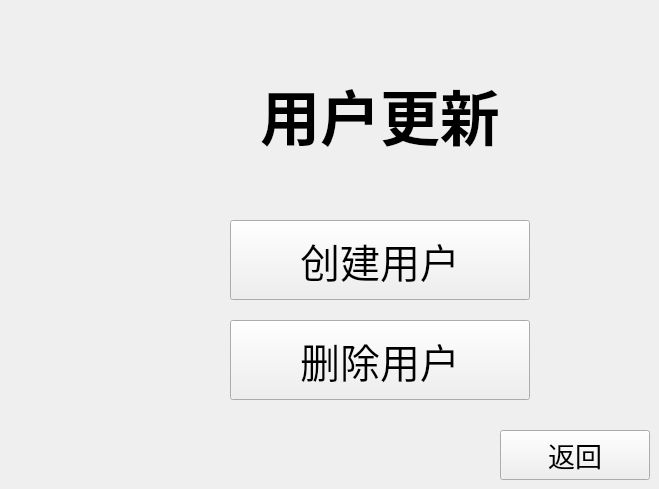
     <widget class="QWidget" name="UpdateUserPage">
      <widget class="QLabel" name="UpdateUserTitleLabel">
       <property name="geometry">
        <rect>
         <x>130</x>
         <y>40</y>
         <width>500</width>
         <height>150</height>
        </rect>
       </property>
       <property name="minimumSize">
        <size>
         <width>6</width>
         <height>150</height>
        </size>
       </property>
       <property name="maximumSize">
        <size>
         <width>500</width>
         <height>150</height>
        </size>
       </property>
       <property name="font">
        <font>
         <pointsize>45</pointsize>
         <bold>true</bold>
        </font>
       </property>
       <property name="text">
        <string>用户更新</string>
       </property>
       <property name="alignment">
        <set>Qt::AlignmentFlag::AlignCenter</set>
       </property>
      </widget>
      <widget class="QPushButton" name="UpdateUserExitButton">
       <property name="geometry">
        <rect>
         <x>500</x>
         <y>430</y>
         <width>150</width>
         <height>50</height>
        </rect>
       </property>
       <property name="minimumSize">
        <size>
         <width>150</width>
         <height>50</height>
        </size>
       </property>
       <property name="maximumSize">
        <size>
         <width>150</width>
         <height>50</height>
        </size>
       </property>
       <property name="font">
        <font>
         <family>幼圆</family>
         <pointsize>20</pointsize>
        </font>
       </property>
       <property name="text">
        <string>返回</string>
       </property>
      </widget>
      <widget class="QWidget" name="layoutWidget">
       <property name="geometry">
        <rect>
         <x>230</x>
         <y>220</y>
         <width>302</width>
         <height>182</height>
        </rect>
       </property>
       <layout class="QVBoxLayout" name="verticalLayout_3">
        <property name="spacing">
         <number>20</number>
        </property>
        <item>
         <widget class="QPushButton" name="UpdateUserCreateButton">
          <property name="minimumSize">
           <size>
            <width>300</width>
            <height>80</height>
           </size>
          </property>
          <property name="maximumSize">
           <size>
            <width>300</width>
            <height>80</height>
           </size>
          </property>
          <property name="font">
           <font>
            <family>幼圆</family>
            <pointsize>30</pointsize>
           </font>
          </property>
          <property name="text">
           <string>创建用户</string>
          </property>
         </widget>
        </item>
        <item>
         <widget class="QPushButton" name="UpdateUserDeleteButton">
          <property name="minimumSize">
           <size>
            <width>300</width>
            <height>80</height>
           </size>
          </property>
          <property name="maximumSize">
           <size>
            <width>300</width>
            <height>80</height>
           </size>
          </property>
          <property name="font">
           <font>
            <family>幼圆</family>
            <pointsize>30</pointsize>
           </font>
          </property>
          <property name="text">
           <string>删除用户</string>
          </property>
         </widget>
        </item>
       </layout>
      </widget>
     </widget>
